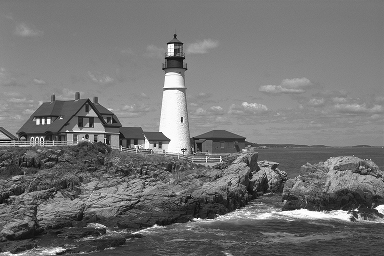
#> input picture x21.png, 384 x 256 px
$ jupyter execute --allow-errors juSSHS.ipynb
#> lines starting #> are read from the running program, lines starting #| are printed output that depends on the picture
### sshs.py
import numpy as np
import matplotlib.pyplot as plt
import scipy as scipy
from scipy.special import ive
#from scipy.sparse import csr_matrix
from scipy.special import erfinv, erf
from sklearn.cluster import KMeans


#======================================================
#                   MAIN FUNCTIONS
#======================================================

def SSHS_PlanGaussianScaleSpace(f):

    """Build the scale-space plane containing the detected local minima across the scales

    This function return a sparse lil_matrix where entries equal to 1 correspond to the position
    of the detected lowest local minima across the different scales. The scale-space is built
    using the discrete Gaussian kernel based on the modified Bessel function of the first kind.

    Parameters
    ----------
    f : 1D array
        input vector

    Returns
    -------
    plane - 2D sparse lil_matrix (each column corresponds to a scale)
        1 for detected local minima, 0 otherwise

    Author: Jerome Gilles
    Institution: San Diego State University
    Version: 1.0 (12/11/2024)
    """

    n=4         # kernel size
    t=1.6       # initial scale
    Niter=np.ceil(np.size(f)/n).astype(int)  # number of iteration through the scales
    ker=ive(np.linspace(-n,n,2*n+1),t)   # discrete Gaussian kernel via Bessel function
    plane = scipy.sparse.lil_matrix((np.size(f),Niter+1),dtype = np.int8)

    bounds = SSHS_LocalMaxMin2(f)
    plane[bounds,0] = 1

    N = np.zeros(Niter+1)
    N[0] = np.size(bounds)

    for i in range(0,Niter):
        f = np.convolve(f,ker,'same')
        bounds = SSHS_LocalMaxMin2(f)
        plane[bounds,i+1] = 1
        N[i+1] = np.size(bounds)
        if N[i+1] == 1:
            break

    return plane


def SSHS_MeaningfulScaleSpace(f,plane,type):

    """Extract meaningful boundaries from the scale-space plane with the selected method

    This function extracts the meaningful minima which will correspond to segmenting the
    histogram f based on its scale-space representation in plane. It returns an array bounds
    containing the indices of the boundaries, the set of length
    of the scale-space curves L, and the detected threshold th.

    Parameters
    ----------
    f : 1D array
        input vector
    plane : lil_matrix
        scale-space plane representation
    type: string
        method to be used: "otsu", "halfnormal", "empiricallaw", "mean", "kmeans"

    Returns
    -------
    bounds - 1D array
        list of indices of the position of the detected local minima
    L - 1D array
        vector containing the length of the scale-space curves
    th - number
        detected scale threshold

    Author: Jerome Gilles
    Institution: San Diego State University
    Version: 1.0 (12/11/2024)
    """

    # Compute the scale length of each curve in plane
    L, ind = SSHS_LengthScaleCurve(plane)

    # Detect the meaningful minima with the selected method
    if type.lower() == "otsu":
        bounds, th = SSHS_OtsuMethod(L,ind)
    elif type.lower() == "halfnormal":
        bounds, th = SSHS_HalfNormalLaw(L,ind,plane.shape[1])
    elif type.lower() == "empiricallaw":
        bounds, th = SSHS_EmpiricalLaw(L,ind)
    elif type.lower() == "mean":
        bounds, th = SSHS_MeanTh(L,ind)
    else:
        bounds, th = SSHS_kmeansDetect(L,ind)

    # Postprocessing: manage curves originating from several minima
    bounds = SSHS_RemoveMerge(f, plane, bounds, th)

    return bounds, L, th


def SSHS_GSS_BoundariesDetect(f,type):

    """Extract meaningful boundaries for histogram segmentation by scale-space method

    This function builds a scale-space representation of the provided histogram and then
    extract the meaningful minima which will correspond to segmenting the histogram. It
    returns an array bounds containing the indices of the boundaries, the set of length
    of the scale-space curves, and the detected threshold.

    Parameters
    ----------
    f : 1D array
        input vector
    type: string
        method to be used: "otsu", "halfnormal", "empiricallaw", "mean", "kmeans"

    Returns
    -------
    bounds - 1D array
        list of indices of the position of the detected local minima
    plane : lil_matrix
        scale-space plane representation
    L - 1D array
        vector containing the length of the scale-space curves
    th - number
        detected scale threshold

    Author: Jerome Gilles
    Institution: San Diego State University
    Version: 1.0 (12/11/2024)
    """

    # Build the scale-space plane
    plane = SSHS_PlanGaussianScaleSpace(f)

    # Extract the meaningful minima, i.e. boundaries
    bounds, L, th = SSHS_MeaningfulScaleSpace(f,plane,type)

    return bounds, plane, L, th


def SSHS_PlotBoundaries(f,bounds,title):

    """Plot the position of the meaningful minima on top of the original histogram

    Parameters
    ----------
    f : 1D array
        input vector which contains the histogram
    bounds : 1D array
        list of indices of the position of the detected local minima
    title : string
        title to be added to the plot

    Author: Jerome Gilles
    Institution: San Diego State University
    Version: 1.0 (12/11/2024)
    """

    n=np.linspace(0,np.size(f)-1,np.size(f))
    figb, axb = plt.subplots(figsize=(5,3))
    axb.plot(n,f)
    for i in range(0,np.size(bounds)):
        axb.axvline(x=bounds[i], color='r', linestyle='--')

    axb.set_title(title)
    plt.show()


#======================================================
#                 AUXILARY FUNCTIONS
#======================================================
def SSHS_LocalMaxMin2(f):

    """Detect the lowest local minima between two consecutive local maxima

    This function return an array bounds containing the indices of the lowest local minima
    between two consecutive local maxima in a vector f

    Parameters
    ----------
    f : 1D array
        input vector

    Returns
    -------
    bounds - 1D array
        list of indices of the position of the detected local minima

    Author: Jerome Gilles
    Institution: San Diego State University
    Version: 1.0 (12/11/2024)
    """

    locmax = np.zeros(np.size(f))
    locmin = np.max(f) * np.ones(np.size(f))

    # find the local maximum
    for i in range(1, np.size(f)-1):
        if (f[i-1] < f[i]) and (f[i] > f[i+1]):
            locmax[i] = f[i]

    i = 1
    while i < (np.size(f)-1):
        if (f[i-1] > f[i]) and (f[i] < f[i+1]):
            locmin[i] = f[i]
            i = i+1
        elif (f[i-1] > f[i]) and (f[i] == f[i+1]):
            i0 = i
            while (i < np.size(f)-2) and (f[i] == f[i+1]):
                i = i+1
            if f[i] < f[i+1]:   # end of flat minimum
                locmin[np.round((i0+i)/2).astype(int)] = f[np.round((i0+i)/2).astype(int)]
            i = i+1
        else:
            i = i+1

    bounds = np.zeros(np.size(f))
    nb = 0
    for i in range(0,np.size(locmin)-1):
        if locmin[i] < np.max(f):
            bounds[nb] = i
            nb = nb + 1

    bounds = bounds[0:nb].astype(int)

    return bounds

def SSHS_LengthScaleCurve(plane):

    """Compute the length of the curves in the scale-space plane

    This function returns a vector containing the length of each scale-space
    curves (in terms of scale lifespan) and a vector containing the indices
    corresponding to the position of the original local minima (i.e. scale 0)

    Parameters
    ----------
    plane : lil_matrix
        scale-space plane representation

    Returns
    -------
    Length - 1D array
        list of the length of each curve
    Indices - 1D array
        list of indices of the position of the original local minima

    Author: Jerome Gilles
    Institution: San Diego State University
    Version: 1.0 (12/12/2024)
    """

    nr = plane.shape[0]
    nc = plane.shape[1]

    Ncurve = 0
    for i in range(0,nr):
        if plane[i,0] == 1:
            Ncurve = Ncurve + 1

    Length = np.ones(Ncurve)
    Indices = np.zeros(Ncurve)
    ic = 0

    for i in range(0,nr):
        if plane[i,0] == 1:
            Indices[ic] = i
            i0 = i
            j0 = 1
            stop = 0
            if i0 == 0:
                while stop == 0:
                    if plane[i0,j0] == 1:
                        Length[ic] = Length[ic] +1
                        j0 = j0 + 1
                        if j0 > nc-1:
                            stop = 1
                    elif plane[i0+1,j0] == 1:
                        Length[ic] = Length[ic] +1
                        j0 = j0 + 1
                        i0 = i0 + 1
                        if (i0 == 0) or (j0 > nc-1):
                            stop = 1
                    else:
                        stop = 1

                ic = ic + 1
            elif i0 == nr-1:
                while stop == 0:
                    if plane[i0,j0] == 1:
                        Length[ic] = Length[ic] +1
                        j0 = j0 + 1
                        if j0 > nc-1:
                            stop = 1
                    elif plane[i0-1,j0] == 1:
                        Length[ic] = Length[ic] +1
                        j0 = j0 + 1
                        i0 = i0 - 1
                        if (i0 == nr-1) or (j0 > nc-1):
                            stop = 1
                    else:
                        stop = 1

                ic = ic + 1
            else:
                while stop == 0:
                    if plane[i0,j0] == 1:
                        Length[ic] = Length[ic] +1
                        j0 = j0 + 1
                        if j0 > nc-1:
                            stop = 1
                    elif plane[i0-1,j0] == 1:
                        Length[ic] = Length[ic] +1
                        j0 = j0 + 1
                        i0 = i0 - 1
                        if (i0 == 0) or (j0 > nc-1):
                            stop = 1
                    elif plane[i0+1,j0] == 1:
                        Length[ic] = Length[ic] +1
                        j0 = j0 + 1
                        i0 = i0 + 1
                        if (i0 == nr-1) or (j0 > nc-1):
                            stop = 1
                    else:
                        stop = 1

                ic = ic + 1

    return Length.astype(int), Indices.astype(int)

def SSHS_OtsuMethod(L, ind):

    """Detect the meaningful minima using Otsu's method

    This function classifies the set of minima curve lengths stored
    in L into two classes by using Otsu's method. It returns the
    meaninful ones and the detected threshold.

    Parameters
    ----------
    L : 1D array
        vector of the length of the minima curves
    ind: 1D array
        vector containing the indices of the position of the original
        minima

    Returns
    -------
    bounds - 1D array
        list of the indices of the position of the meaningful minima
    th - number
        detected scale threshold

    Author: Jerome Gilles
    Institution: San Diego State University
    Version: 1.0 (12/12/2024)
    """

    histo, be = np.histogram(L,np.max(L))
    Nt = histo.sum()
    histo = histo/Nt

    muT = 0.0
    for i in range(0,np.size(histo)):
        muT = muT + (i+1) * histo[i]

    sigbcv = np.zeros(np.size(histo)-1)

    for k in range(0,np.size(sigbcv)):
        wb = 0.0
        mu = 0.0
        for i in range(0,k+1):
            wb = wb + histo[i]
            mu = mu + (i+1) * histo[i]

        wf = 1 - wb
        mub = mu / wb
        muf = (muT - mu) / wf
        sigbcv[k] = wb * wf * (mub - muf) ** 2

    th = np.argmax(sigbcv)

    Lb = np.ones(np.size(L))
    for i in range(0,np.size(L)):
        if L[i] < th:
            Lb[i] = 0

    bounds = ind[np.where(Lb==1)[0]]

    return bounds, th


# [175 lines left out: functions SSHS_HalfNormalLaw, SSHS_EmpiricalLaw, SSHS_MeanTh, SSHS_kmeansDetect, not called in this run]


def SSHS_RemoveMerge(f, plane, bounds, th):

    """Detect the meaningful minima using kmeans

    This function manage local minima which merge at some point in the
    scale-space plane according to the following rules:
        - if the mergin occur before the scale th then we keep only one minima
          (the lowest one) as they are not individually meaningful
        - if the mergin occur after the scale th then we consider that each
          initial minima is meaningful and we keep them

    Parameters
    ----------
    f : 1D array
        histogram to be segmented
    plane : lil_matrix
        scale-space plane representation
    bounds - 1D array
        list of the indices of the position of the meaningful minima
    th - number
        detected scale threshold

    Returns
    -------
    bounds - 1D array
        updated list of the indices of the position of the meaningful minima

    Author: Jerome Gilles
    Institution: San Diego State University
    Version: 1.0 (12/12/2024)
    """

    tagplane = scipy.sparse.lil_matrix(plane.shape,dtype = np.int8)
    indrem = np.zeros(np.size(bounds))

    # tag the first curve
    tag = bounds[0]
    stop = 0
    i = tag
    j = 0
    while stop != 1:
        tagplane[i,j] = tag
        if i > 0:
            if plane[i-1,j+1] == 1:
                i = i-1
                j = j+1
            elif plane[i,j+1] == 1:
                j = j+1
            elif plane[i+1,j+1] == 1:
                i = i+1
                j = j+1
            else:
                stop = 1
        else:
            if plane[i,j+1] == 1:
                j = j+1
            elif plane[i+1,j+1] == 1:
                i = i+1
                j = j+1
            else:
                stop = 1

        if (j > th) or (j == plane.shape[1]-2):
            stop = 1

    # we address the other curves
    for k in range(1,np.size(bounds)):
        tag = bounds[k]
        i = tag
        j = 0
        stop = 0
        retag = 0

        while stop != 1:
            tagplane[i,j] = tag
            if i >1:
                if plane[i-1,j+1] == 1:
                    if (tagplane[i-1,j+1] == bounds[k-1]) and (retag == 0):
                        if f[bounds[k-1]] < f[bounds[k]]:
                            indrem[k] = 1
                            stop =1
                        else:
                            indrem[k-1] = 1
                            retag = 1
                    i = i-1
                    j = j+1
                elif plane[i,j+1] == 1:
                    if (tagplane[i,j+1] == bounds[k-1]) and (retag == 0):
                        if f[bounds[k-1]] < f[bounds[k]]:
                            indrem[k] = 1
                            stop =1
                        else:
                            indrem[k-1] = 1
                            retag = 1
                    j = j+1
                elif plane[i+1,j+1] == 1:
                    i = i+1
                    j = j+1
                else:
                    stop = 1
            else:
                if plane[i,j+1] == 1:
                    if (tagplane[i,j+1] == bounds[k-1]) and (retag == 0):
                        if f[bounds[k-1]] < f[bounds[k]]:
                            indrem[k] = 1
                            stop =1
                        else:
                            indrem[k-1] = 1
                            retag = 1
                    j = j+1
                elif plane[i+1,j+1] == 1:
                    i = i+1
                    j = j+1
                else:
                    stop = 1

            if (j >  th) or (j == plane.shape[1]-2):
                stop = 1

    bounds = bounds[np.where(indrem == 0)[0]]

    return bounds

### juSSHS.ipynb
# This notebook provide examples of using the Scale-Space Histogram Segmentation algorithm on 1D histogram and some application on image segmentation.

This algorithm is described in J.Gilles, K.Heal, "A parameterless scale-space approach to find meaningful modes in histograms - Application to image and spectrum segmentation". International Journal of Wavelets, Multiresolution and Information Processing, Vol.12, No.6, 1450044-1--1450044-17, December 2014

ArXiV: https://arxiv.org/abs/1401.2686

Note: this implementation uses sparse matrices to store the scale-space plane and uses a discrete Gaussian kernel based on Bessel functions to speed up the computation.

Author: Jerome Gilles

Date: 12/13/2024

## 1D Case

We start by loading a test histogram and plot it.

[cell 1]
import numpy as np
import matplotlib.pyplot as plt

import sshs


#> (the rest of this cell did not finish here and is left out)

Next we build the scale-space representation and detect the meaningful boundaries which one of the available method: "otsu", "halfnormal", "empiricallaw", "mean", or "kmeans"

#> (a cell that did not finish here is left out)

We plot the detected boundaries on top of the histogram

#> (a cell that did not finish here is left out)

# 2D Segmentation

## Grayscale case

[cell 4]
import matplotlib.image as mpimg

# load grayscale image
img = 255 * mpimg.imread('x21.png')
#> img: shape (256, 384) float32; min 0, max 255, mean 115.3
img = img.astype(int)


# plt.imshow(img, cmap="gray", interpolation='none')
# plt.title('Original')
# plt.axis('off')

# axg[0].imshow(img, cmap="gray", interpolation='none')
# axg[0].set_title(r"Original")

Extract the image histogram

[cell 5]
himg = np.histogram(img.flatten(),np.max(img)+1)[0]
#> himg = 256 values, max 2350 at index 123, min 0 at index 7, mean 384

# [6 lines of commented-out code are left out]

We segment the histogram

[cell 6]
boundsimg, planeimg, Limg, thimg = sshs.SSHS_GSS_BoundariesDetect(himg,"otsu")
#> in SSHS_PlanGaussianScaleSpace, `Niter=np.ceil(np.size(f)/n).astype(int)`: Niter = 64
#> in SSHS_LocalMaxMin2, `locmin = np.max(f) * np.ones(np.size(f))`: locmin = 256 values from 2350 to 2350
#> after the loop in SSHS_LocalMaxMin2, `for i in range(1, np.size(f)-1):`: locmax = 256 values, max 2350 at index 123, min 0 at index 0, mean 79.45
#> the loop in SSHS_LocalMaxMin2, `while i < (np.size(f)-1):` made 247 passes
#> (i0, i) on pass 2: (2, 6)
#> i on passes 1, 3, 4, 5, 6, 7: 2, 7, 8, 9, 10, 11
#> after the loop in SSHS_LocalMaxMin2, `while i < (np.size(f)-1):`: i = 255; i0 = 223; locmin = 256 values, max 2350 at index 0, min 0 at index 7, mean 1846.3
#> after the loop in SSHS_LocalMaxMin2, `for i in range(0,np.size(locmin)-1):`: bounds = 256 values, max 254 at index 61, min 0 at index 62, mean 31.44; nb = 62
#> in SSHS_LocalMaxMin2, `bounds = bounds[0:nb].astype(int)`: bounds = 62 values from 4 to 254
#> the loop in SSHS_PlanGaussianScaleSpace, `for i in range(0,Niter):` made 64 passes
#> bounds on passes 2 to 13: [5, 73, 112, 130, 196, 206, 217, 227], [5, 73, 111, 130, 206, 217, 227], [4, 73, 110, 131, 207, 217, 227], [4, 74, 110, 131, 207, 218, 227], [74, 109, 131, 208, 218, 227], [74, 109, 132, 218, 227], [74, 109, 218, 226], [74, 108, 219], [74, 108, 219], [73, 108, 219], [73, 107, 220], [73, 107, 220]
#> after the loop in SSHS_PlanGaussianScaleSpace, `for i in range(0,Niter):`: N = 65 values, max 62 at index 0, min 2 at index 23, mean 3.82; f = 256 values, max 1312.6 at index 131, min 2.38 at index 0, mean 347.7
#> in SSHS_MeaningfulScaleSpace, `L, ind = SSHS_LengthScaleCurve(plane)`: L = 62 values, max 65 at index 29, min 1 at index 1, mean 4.35; ind = 62 values from 4 to 254
#> in SSHS_OtsuMethod, `histo, be = np.histogram(L,np.max(L))`: histo = 65 values, max 45 at index 0, min 0 at index 3, mean 0.954; be = 66 values from 1 to 65
#> in SSHS_OtsuMethod, `Nt = histo.sum()`: Nt = 62
#> in SSHS_OtsuMethod, `histo = histo/Nt`: histo = 65 values, max 0.726 at index 0, min 0 at index 3, mean 0.0154
#> the loop in SSHS_OtsuMethod, `for i in range(0,np.size(histo)):` made 65 passes
#> muT on passes 1 to 12: 0.726, 0.984, 1.03, 1.03, 1.03, 1.13, 1.24, 1.37, 1.52, 1.52, 1.52, 1.52
#> after the loop in SSHS_OtsuMethod, `for i in range(0,np.size(histo)):`: muT = 4.35
#> the loop in SSHS_OtsuMethod, `for k in range(0,np.size(sigbcv)):` made 64 passes
#> muf on passes 1 to 12: 13.24, 23.22, 25.75, 25.75, 25.75, 28.57, 32.17, 37, 44, 44, 44, 44
sshs.SSHS_PlotBoundaries(himg,boundsimg,"Detected boundaries - Grayscale")
#> in SSHS_PlotBoundaries, `plt.show()`:
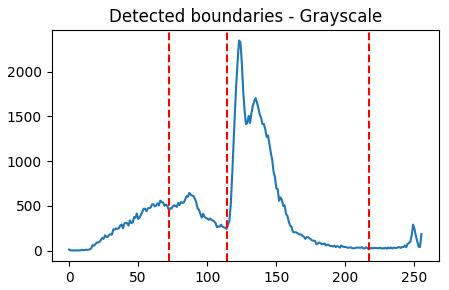
#> figure drawn by matplotlib, 1 panel; curve peaks at x = 123, y = 2350

Define the pixel classes based on the segmented histogram

[cell 7]
classes = np.zeros(np.size(himg))

for i in range(0,np.size(boundsimg)-1):
    classes[boundsimg[i]:boundsimg[i+1]] = i+1

classes[boundsimg[-1]:np.size(classes)] = np.size(boundsimg)


ims = np.zeros(np.shape(img))
for i in range(0,np.shape(ims)[0]):
    for j in range(0,np.shape(ims)[1]):
        ims[i,j] = classes[img[i,j]]
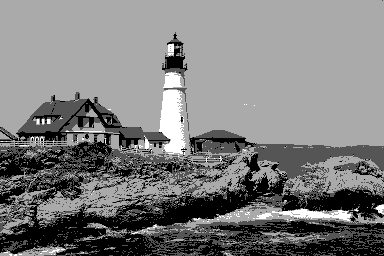
#> ims: shape (256, 384) float64; min 0, max 3, mean 1.47; drawn with min black and max white

Plot the original image and its segmented version

[cell 8]
figg, axg = plt.subplots(1, 2, figsize=(15, 15))
axg[0].imshow(img, cmap="gray", interpolation='none')
axg[0].set_title(r"Original")
axg[0].axis('off')
axg[1].imshow(ims, cmap="gray", interpolation='none')
axg[1].set_title(r"Segmented")
axg[1].axis('off')
figg.tight_layout()
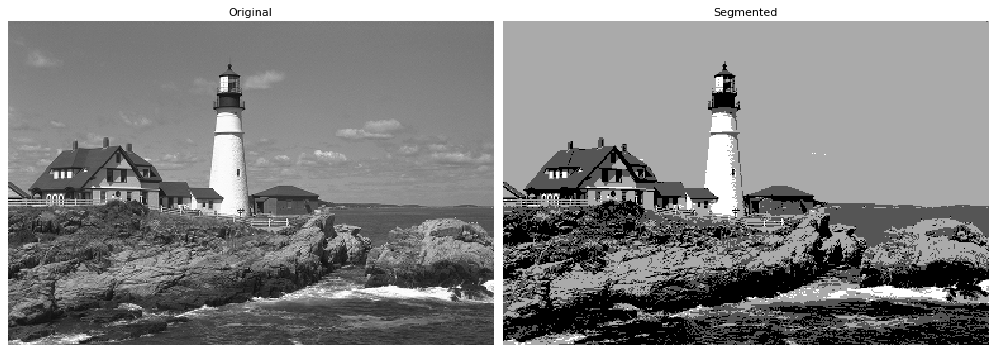
#> figure drawn by matplotlib, 2 panels

## Color case

[cell 9]
imc = mpimg.imread('c15.png')
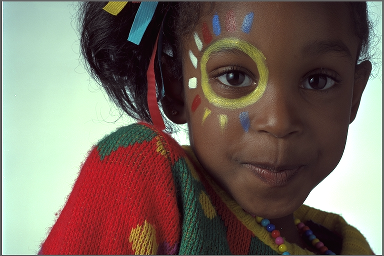
#> input picture c15.png, 384 x 256 px
#> imc is the input picture: shape (256, 384, 3) float32; mean R, G, B 0.468, 0.415, 0.376
#imc = imc.astype(int)

from skimage.color import rgb2hsv
from skimage.color import hsv2rgb

# convert RGB to HSV
imchsv = 255 * rgb2hsv(imc)
#> imchsv: shape (256, 384, 3) float32; mean of channels 0, 1, 2 109.7, 95.7, 130.5
Vc = imchsv[:,:,2]
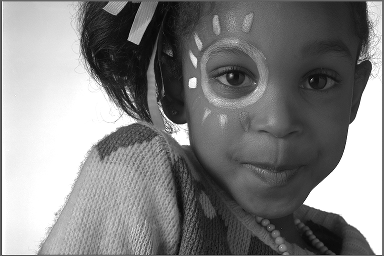
#> Vc: shape (256, 384) float32; min 0, max 255, mean 130.5
Vc = Vc.astype(int)

Extract the V channel and segment it via its histogram

[cell 10]
hv = np.histogram(Vc.flatten(),np.max(Vc)+1)[0]

boundsv, planev, Lv, thv = sshs.SSHS_GSS_BoundariesDetect(hv,"otsu")

sshs.SSHS_PlotBoundaries(hv,boundsv,"Detected boundaries - Color")
#> call 2 of SSHS_PlotBoundaries, with f = array of shape (256,), bounds = array of shape (4,), title = 'Detected boundaries - Color'
#> in SSHS_PlotBoundaries (call 2), `plt.show()`:
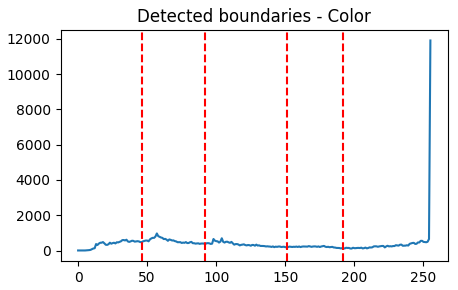
#> figure drawn by matplotlib, 1 panel; curve peaks at x = 255, y = 11904

Find the classes and assign the new V channel and convert it back to RGB

[cell 11]
classesv = np.zeros(np.size(hv))

for i in range(0,np.size(boundsv)-1):
    classesv[boundsv[i]:boundsv[i+1]] = i+1

classesv[boundsv[-1]:np.size(classesv)] = np.size(boundsv)


imchsvs = imchsv
for i in range(0,np.shape(imchsvs)[0]):
    for j in range(0,np.shape(imchsvs)[1]):
        imchsvs[i,j,2] = classesv[Vc[i,j]] * 255 / np.size(boundsv)
#> imchsvs: shape (256, 384, 3) float32; mean of channels 0, 1, 2 109.7, 95.7, 133.4

imchsvs = imchsvs.astype(float)
#> imchsvs: shape (256, 384, 3) float64; mean of channels 0, 1, 2 109.7, 95.7, 133.4
imchsvs = imchsvs/255
#> imchsvs: shape (256, 384, 3) float64; mean of channels 0, 1, 2 0.43, 0.375, 0.523

imcs = hsv2rgb(imchsvs)
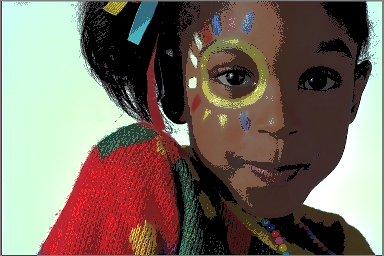
#> imcs: shape (256, 384, 3) float64; mean R, G, B 0.477, 0.428, 0.384

[cell 12]
figc, axc = plt.subplots(1, 2, figsize=(15, 15))
axc[0].imshow(imc, interpolation='none')
axc[0].set_title(r"Original")
axc[0].axis('off')
axc[1].imshow(imcs, interpolation='none')
axc[1].set_title(r"Segmented")
axc[1].axis('off')
figc.tight_layout()
